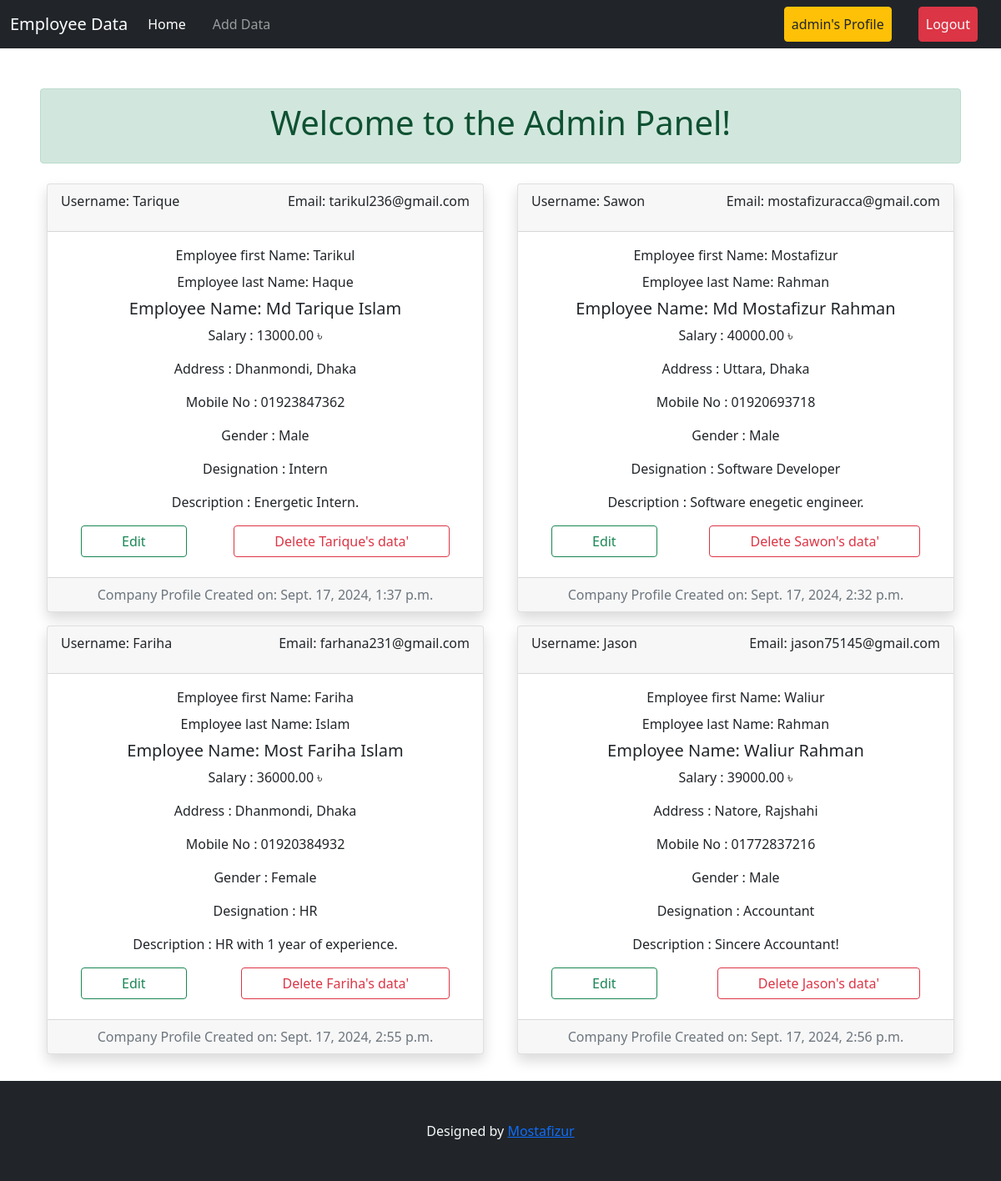
/accounts/profile/ (signed in), run on the app's committed database.
### main_data/models.py (models this page shows)
class E_data(models.Model):
  DESIGNATION_CHOICES = [
      ('Manager', 'Manager'),
      ('Accountant', 'Accountant'),
      ('HR', 'HR'),
      ('Software Developer', 'Software Developer'),
      ('Intern', 'Intern'),
  ]
  GENDER_CHOICES = [
      ('Male', 'Male'),
      ('Female', 'Female'),
  ]
  name = models.OneToOneField(User, on_delete=models.CASCADE)
  employee = models.CharField(max_length=40, blank=True, null=True)
  address = models.TextField()
  phone = models.CharField(max_length=14)
  salary = models.DecimalField(max_digits=10, decimal_places=2)
  designation = models.CharField(max_length=20, choices=DESIGNATION_CHOICES)
  gender = models.CharField(max_length=20, blank=True, choices=GENDER_CHOICES)
  created_on = models.DateTimeField(blank=True, null=True, auto_now_add=True)
  description = models.TextField(blank=True, null=True)
  def __str__(self):
    return self.name.username

### profiles/views.py (the view)
# urls.py: path('profile/', views.profile, name='profile'),
@login_required
def profile(request):
    data = E_data.objects.filter(name = request.user)
    if request.user.is_superuser:
        data = E_data.objects.all()
        print("admin data", data)
        return render(request, 'profile.html', {'adata': data, 'user': request.user})
    return render(request, 'profile.html', {'data': data, 'user': request.user})

### profiles/context_processors.py (called while the page is built)
def user_data(request):
    if request.user.is_authenticated:
        try:
            data = E_data.objects.get(name=request.user)
        except E_data.DoesNotExist:
            data = None
        return {'base': data, "user": request.user}
    return {}

### profiles/templates/profile.html (shortened to what this page needs)
{% extends 'base.html' %} {% load crispy_forms_tags %} {% block content %}
{% if request.user.is_superuser %}
<center>
  <div class="mx-5">
    <div class=" pt-5">
      <div class="alert alert-success" role="alert">
       <h1>Welcome to the Admin Panel!</h1>
      </div>
      <div class="row">
      {% for post in adata %}
      <div class="col-md-6">
        <div class="card shadow m-2">
          <div class="card-header">
            <div class="d-flex justify-content-between align-items-center">
              <p>Username: {{post.name.username}} </p>
              <p>Email: {{post.name.email}} </p>
            </div>
          </div>
          <center class="card-body mx-4">
            <p class="card-title">Employee first Name: {{post.name.first_name}} </p>
            <p class="card-title">Employee last Name: {{post.name.last_name}} </p>
            <h5 class="card-title">Employee Name: {{post.employee}}</h5>
            <p class="card-text">Salary : {{post.salary}} ৳</p>
            <p class="card-text">Address : {{post.address}}</p>
            <p class="card-text">Mobile No : {{post.phone}}</p>
            <p class="card-text">Gender : {{post.gender}}</p>
            <p class="card-text">Designation : {{post.designation}}</p>
            <p class="card-text">Description : {{post.description}}</p>
            <div class="d-flex justify-content-between mb-2">
              <a href="{% url 'update_data_form_admin' post.id %}">
                <button type="button" class="btn btn-outline-success px-5">Edit</button></a>
                <button type="button" class="btn btn-outline-danger px-5" data-bs-toggle="modal" data-bs-target="#exampleModal{{ post.id }}">
                    Delete {{post.name.username}}'s data'
                </button>
            </div>
          </center>
          <div class="card-footer text-muted">
            <center>Company Profile Created on: {{post.created_on}}</center>
          </div>
        </div>
      </div>
      {% endfor %}
    </div>
    </div>
  </div>
</center>
{% endif %}
{% endblock %}

### templates/base.html (shortened to what this page needs)
<!DOCTYPE html>
<html lang="en">
  <head>
    <link
      href="https://cdn.jsdelivr.net/npm/bootstrap@5.0.2/dist/css/bootstrap.min.css"
      rel="stylesheet"
    />
  </head>
  <body>
    <nav class="navbar navbar-expand-lg navbar-dark bg-dark sticky-top">
      <div class="container-fluid">
        <a class="navbar-brand" href="{% url 'homepage' %}">Employee Data</a>
        <div class="collapse navbar-collapse" id="navbarSupportedContent">
          <ul class="navbar-nav me-auto mb-2 mb-lg-0">
            <li class="nav-item">
              <a
                class="nav-link active"
                aria-current="page"
                href="{% url 'homepage' %}"
                >Home</a
              >
            </li>
            {% if user %}
            {% if not base.id %}
            <li class="nav-item mx-3">
              <a
                class="nav-link"
                href="{% url 'add_data' %}"
                >Add Data</a
              >
            </li>
            {% endif %}
            {% endif %}
          </ul>
          <div class="d-flex">
            <ul class="navbar-nav me-auto mb-2 mb-lg-0">
              {% if request.user.is_authenticated %}
              <li class="nav-item mx-3">
                <a
                  class="nav-link btn btn-warning text-dark"
                  href="{% url 'profile' %}"
                  >{{user.username}}'s Profile</a
                >
              </li>
              <li class="nav-item mx-3">
                <a
                  class="nav-link btn btn-danger text-light"
                  href="{% url 'user_logout' %}"
                  >Logout</a
                >
              </li>
              {% endif %}
            </ul>
          </div>
        </div>
      </div>
    </nav>
    {% block content %} {% endblock %}
    <footer class="mt-4 py-5 bg-dark">
      <center class="text-light"> Designed by <a href="#">Mostafizur</a></center>
    </footer>
  </body>
</html>

### data on the page
E_data: name.username "Tarique", name.email "tarikul236@gmail.com", name.first_name "Tarikul", name.last_name "Haque", employee "Md Tarique Islam", salary "13000.00", address "Dhanmondi, Dhaka", phone "01923847362", gender "Male", designation "Intern", description "Energetic Intern.", created_on "Sept. 17, 2024, 1:37 p.m."
E_data: name.username "Sawon", name.email "mostafizuracca@gmail.com", name.first_name "Mostafizur", name.last_name "Rahman", employee "Md Mostafizur Rahman", salary "40000.00", address "Uttara, Dhaka", phone "01920693718", gender "Male", designation "Software Developer", description "Software enegetic engineer.", created_on "Sept. 17, 2024, 2:32 p.m."
E_data: name.username "Fariha", name.email "farhana231@gmail.com", name.first_name "Fariha", name.last_name "Islam", employee "Most Fariha Islam", salary "36000.00", address "Dhanmondi, Dhaka", phone "01920384932", gender "Female", designation "HR", description "HR with 1 year of experience.", created_on "Sept. 17, 2024, 2:55 p.m."
E_data: name.username "Jason", name.email "jason75145@gmail.com", name.first_name "Waliur", name.last_name "Rahman", employee "Waliur Rahman", salary "39000.00", address "Natore, Rajshahi", phone "01772837216", gender "Male", designation "Accountant", description "Sincere Accountant!", created_on "Sept. 17, 2024, 2:56 p.m."

### other printed values
{{ user.username }} "admin"
